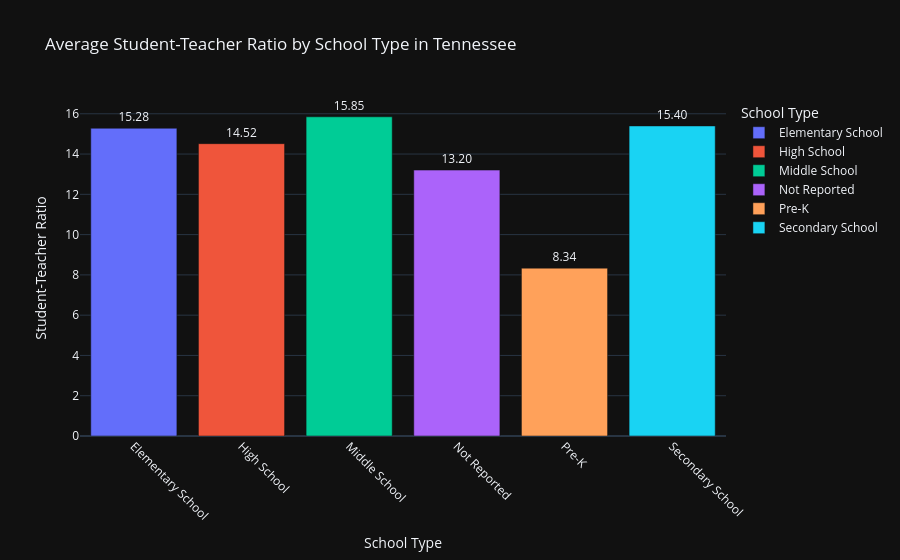

Here is the notebook cell this chart was saved with:
### Code cell
#bar plot to show Average Student-Teacher Ratio by School Type in Tennessee

import plotly.io as pio
fig = px.bar(average_ratios_tn_school_type, 
             x='SCHOOL_LEVEL', 
             y='STUDENT_TEACHER_RATIO',
             title='Average Student-Teacher Ratio by School Type in Tennessee',
             labels={'SCHOOL_LEVEL': 'School Type', 'STUDENT_TEACHER_RATIO': 'Average Student-Teacher Ratio'},
             color='SCHOOL_LEVEL',  
             color_continuous_scale='Viridis',  
             template='plotly_dark',
            text='STUDENT_TEACHER_RATIO')
fig.update_traces(
    texttemplate='%{text:.2f}',  # Format the text to show 2 decimal places
    textposition='outside', )

fig.update_layout(xaxis_title='School Type', yaxis_title='Student-Teacher Ratio', 
                  xaxis_tickangle=45,
                  height=600
                 )
fig.write_html("plot.html")
fig.show()

### Figure 1 — Plotly figure (JSON) as saved in the notebook; plotly's stock layout.template omitted (floating-point values rounded to 4 significant figures)
{"data": [{"alignmentgroup": "True", "hovertemplate": "School Type=%{x}<br>Average Student-Teacher Ratio=%{text}<extra></extra>", "legendgroup": "Elementary School", "marker": {"color": "#636efa", "pattern": {"shape": ""}}, "name": "Elementary School", "offsetgroup": "Elementary School", "orientation": "v", "showlegend": true, "text": [15.28], "textposition": "outside", "texttemplate": "%{text:.2f}", "type": "bar", "x": ["Elementary School"], "xaxis": "x", "y": [15.28], "yaxis": "y"}, {"alignmentgroup": "True", "hovertemplate": "School Type=%{x}<br>Average Student-Teacher Ratio=%{text}<extra></extra>", "legendgroup": "High School", "marker": {"color": "#EF553B", "pattern": {"shape": ""}}, "name": "High School", "offsetgroup": "High School", "orientation": "v", "showlegend": true, "text": [14.52], "textposition": "outside", "texttemplate": "%{text:.2f}", "type": "bar", "x": ["High School"], "xaxis": "x", "y": [14.52], "yaxis": "y"}, {"alignmentgroup": "True", "hovertemplate": "School Type=%{x}<br>Average Student-Teacher Ratio=%{text}<extra></extra>", "legendgroup": "Middle School", "marker": {"color": "#00cc96", "pattern": {"shape": ""}}, "name": "Middle School", "offsetgroup": "Middle School", "orientation": "v", "showlegend": true, "text": [15.85], "textposition": "outside", "texttemplate": "%{text:.2f}", "type": "bar", "x": ["Middle School"], "xaxis": "x", "y": [15.85], "yaxis": "y"}, {"alignmentgroup": "True", "hovertemplate": "School Type=%{x}<br>Average Student-Teacher Ratio=%{text}<extra></extra>", "legendgroup": "Not Reported", "marker": {"color": "#ab63fa", "pattern": {"shape": ""}}, "name": "Not Reported", "offsetgroup": "Not Reported", "orientation": "v", "showlegend": true, "text": [13.2], "textposition": "outside", "texttemplate": "%{text:.2f}", "type": "bar", "x": ["Not Reported"], "xaxis": "x", "y": [13.2], "yaxis": "y"}, {"alignmentgroup": "True", "hovertemplate": "School Type=%{x}<br>Average Student-Teacher Ratio=%{text}<extra></extra>", "legendgroup": "Pre-K", "marker": {"color": "#FFA15A", "pattern": {"shape": ""}}, "name": "Pre-K", "offsetgroup": "Pre-K", "orientation": "v", "showlegend": true, "text": [8.335], "textposition": "outside", "texttemplate": "%{text:.2f}", "type": "bar", "x": ["Pre-K"], "xaxis": "x", "y": [8.335], "yaxis": "y"}, {"alignmentgroup": "True", "hovertemplate": "School Type=%{x}<br>Average Student-Teacher Ratio=%{text}<extra></extra>", "legendgroup": "Secondary School", "marker": {"color": "#19d3f3", "pattern": {"shape": ""}}, "name": "Secondary School", "offsetgroup": "Secondary School", "orientation": "v", "showlegend": true, "text": [15.4], "textposition": "outside", "texttemplate": "%{text:.2f}", "type": "bar", "x": ["Secondary School"], "xaxis": "x", "y": [15.4], "yaxis": "y"}], "layout": {"autosize": true, "barmode": "relative", "legend": {"title": {"text": "School Type"}, "tracegroupgap": 0}, "title": {"text": "Average Student-Teacher Ratio by School Type in Tennessee"}, "xaxis": {"anchor": "y", "autorange": true, "categoryarray": ["Elementary School", "High School", "Middle School", "Not Reported", "Pre-K", "Secondary School"], "categoryorder": "array", "domain": [0, 1], "range": [-0.5, 5.5], "tickangle": 45, "title": {"text": "School Type"}, "type": "category"}, "yaxis": {"anchor": "x", "autorange": true, "domain": [0, 1], "range": [0, 16.68], "title": {"text": "Student-Teacher Ratio"}, "type": "linear"}}}
